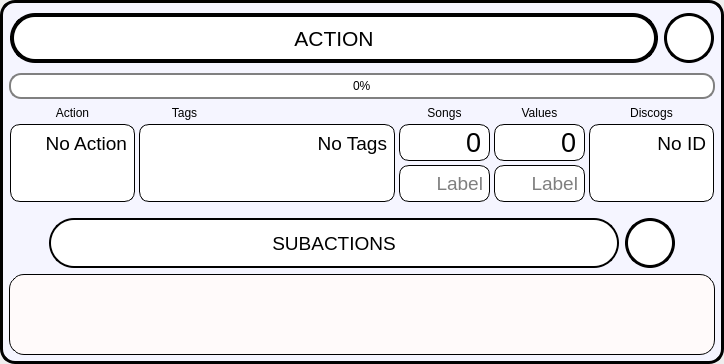
<?xml version="1.0" encoding="UTF-8"?>
<ui version="4.0">
 <class>actionProgressWidget</class>
 <widget class="QWidget" name="actionProgressWidget">
  <property name="geometry">
   <rect>
    <x>0</x>
    <y>0</y>
    <width>606</width>
    <height>364</height>
   </rect>
  </property>
  <property name="sizePolicy">
   <sizepolicy hsizetype="Preferred" vsizetype="MinimumExpanding">
    <horstretch>0</horstretch>
    <verstretch>0</verstretch>
   </sizepolicy>
  </property>
  <property name="minimumSize">
   <size>
    <width>0</width>
    <height>0</height>
   </size>
  </property>
  <property name="windowTitle">
   <string>Form</string>
  </property>
  <layout class="QVBoxLayout" name="verticalLayout_4">
   <property name="sizeConstraint">
    <enum>QLayout::SetMinimumSize</enum>
   </property>
   <property name="leftMargin">
    <number>0</number>
   </property>
   <property name="topMargin">
    <number>0</number>
   </property>
   <property name="rightMargin">
    <number>0</number>
   </property>
   <property name="bottomMargin">
    <number>0</number>
   </property>
   <item>
    <widget class="QWidget" name="actionProgressWidget_All" native="true">
     <property name="sizePolicy">
      <sizepolicy hsizetype="Preferred" vsizetype="MinimumExpanding">
       <horstretch>0</horstretch>
       <verstretch>0</verstretch>
      </sizepolicy>
     </property>
     <property name="minimumSize">
      <size>
       <width>0</width>
       <height>0</height>
      </size>
     </property>
     <property name="styleSheet">
      <string notr="true">QWidget#actionProgressWidget_All {
  border: 3px solid black;
  border-radius: 15px; 
  background: rgb(245,245,255)
}</string>
     </property>
     <layout class="QVBoxLayout" name="verticalLayout" stretch="1,1,0,1,10">
      <item>
       <widget class="QWidget" name="actionHeading" native="true">
        <property name="sizePolicy">
         <sizepolicy hsizetype="Preferred" vsizetype="Fixed">
          <horstretch>0</horstretch>
          <verstretch>0</verstretch>
         </sizepolicy>
        </property>
        <property name="minimumSize">
         <size>
          <width>0</width>
          <height>58</height>
         </size>
        </property>
        <property name="maximumSize">
         <size>
          <width>16777215</width>
          <height>16777215</height>
         </size>
        </property>
        <layout class="QHBoxLayout" name="headingHLayout" stretch="0,1">
         <property name="sizeConstraint">
          <enum>QLayout::SetMinAndMaxSize</enum>
         </property>
         <property name="leftMargin">
          <number>1</number>
         </property>
         <property name="topMargin">
          <number>4</number>
         </property>
         <property name="rightMargin">
          <number>1</number>
         </property>
         <property name="bottomMargin">
          <number>4</number>
         </property>
         <item>
          <widget class="QLabel" name="actionLabel">
           <property name="sizePolicy">
            <sizepolicy hsizetype="MinimumExpanding" vsizetype="Fixed">
             <horstretch>0</horstretch>
             <verstretch>0</verstretch>
            </sizepolicy>
           </property>
           <property name="minimumSize">
            <size>
             <width>0</width>
             <height>50</height>
            </size>
           </property>
           <property name="maximumSize">
            <size>
             <width>16777215</width>
             <height>50</height>
            </size>
           </property>
           <property name="baseSize">
            <size>
             <width>0</width>
             <height>50</height>
            </size>
           </property>
           <property name="font">
            <font>
             <pointsize>16</pointsize>
             <weight>50</weight>
             <bold>false</bold>
             <stylestrategy>PreferAntialias</stylestrategy>
            </font>
           </property>
           <property name="styleSheet">
            <string notr="true">QLabel {
  border-color:black;
  border-width: 4px;        
  border-style: solid;
  border-radius: 25px;
  margin:0px;
  padding:0px;
  color:black;
  background: white
}</string>
           </property>
           <property name="text">
            <string>ACTION</string>
           </property>
           <property name="alignment">
            <set>Qt::AlignCenter</set>
           </property>
           <property name="textInteractionFlags">
            <set>Qt::NoTextInteraction</set>
           </property>
          </widget>
         </item>
         <item>
          <widget class="QPushButton" name="displayActionPushButton">
           <property name="sizePolicy">
            <sizepolicy hsizetype="Fixed" vsizetype="Fixed">
             <horstretch>0</horstretch>
             <verstretch>0</verstretch>
            </sizepolicy>
           </property>
           <property name="minimumSize">
            <size>
             <width>50</width>
             <height>50</height>
            </size>
           </property>
           <property name="maximumSize">
            <size>
             <width>50</width>
             <height>50</height>
            </size>
           </property>
           <property name="font">
            <font>
             <pointsize>14</pointsize>
            </font>
           </property>
           <property name="styleSheet">
            <string notr="true">QPushButton {
  border-color: black;
  border-width: 3px;        
  border-style: solid;
  border-radius: 25px;
  margin:0px;
  padding:0px;
  background: white
}
QPushButton#displayActionPushButton {
    qproperty-iconSize: 48px 48px; /* space for the background image */
}</string>
           </property>
           <property name="text">
            <string/>
           </property>
           <property name="icon">
            <iconset resource="resources.qrc">
             <normaloff>:/icons/resources/icons/down_icon.png</normaloff>
             <normalon>:/icons/resources/icons/up_icon.png</normalon>:/icons/resources/icons/down_icon.png</iconset>
           </property>
           <property name="iconSize">
            <size>
             <width>48</width>
             <height>48</height>
            </size>
           </property>
           <property name="checkable">
            <bool>true</bool>
           </property>
           <property name="checked">
            <bool>true</bool>
           </property>
          </widget>
         </item>
        </layout>
       </widget>
      </item>
      <item>
       <widget class="QProgressBar" name="actionProgressBar">
        <property name="styleSheet">
         <string notr="true">QProgressBar {
  border: 2px solid grey;
  border-radius: 12px;
  text-align: center;
}

QProgressBar::chunk {
  border-radius: 10px;
  background-color: rgb(200, 200, 250);
  border-color: rgb(200, 200, 250);
}
</string>
        </property>
        <property name="value">
         <number>0</number>
        </property>
       </widget>
      </item>
      <item>
       <widget class="QWidget" name="summaryWidget" native="true">
        <property name="sizePolicy">
         <sizepolicy hsizetype="Preferred" vsizetype="Preferred">
          <horstretch>0</horstretch>
          <verstretch>0</verstretch>
         </sizepolicy>
        </property>
        <property name="minimumSize">
         <size>
          <width>0</width>
          <height>0</height>
         </size>
        </property>
        <property name="maximumSize">
         <size>
          <width>16777215</width>
          <height>16777215</height>
         </size>
        </property>
        <layout class="QHBoxLayout" name="summaryHLayout_2" stretch="0,0,0,0,0">
         <property name="spacing">
          <number>4</number>
         </property>
         <property name="sizeConstraint">
          <enum>QLayout::SetDefaultConstraint</enum>
         </property>
         <property name="leftMargin">
          <number>1</number>
         </property>
         <property name="topMargin">
          <number>1</number>
         </property>
         <property name="rightMargin">
          <number>1</number>
         </property>
         <property name="bottomMargin">
          <number>1</number>
         </property>
         <item>
          <widget class="QWidget" name="actionSummaryInfo" native="true">
           <property name="sizePolicy">
            <sizepolicy hsizetype="MinimumExpanding" vsizetype="Fixed">
             <horstretch>0</horstretch>
             <verstretch>0</verstretch>
            </sizepolicy>
           </property>
           <property name="minimumSize">
            <size>
             <width>125</width>
             <height>0</height>
            </size>
           </property>
           <layout class="QVBoxLayout" name="summaryActionVLayout_2">
            <property name="spacing">
             <number>4</number>
            </property>
            <property name="sizeConstraint">
             <enum>QLayout::SetDefaultConstraint</enum>
            </property>
            <property name="leftMargin">
             <number>0</number>
            </property>
            <property name="topMargin">
             <number>0</number>
            </property>
            <property name="rightMargin">
             <number>0</number>
            </property>
            <property name="bottomMargin">
             <number>0</number>
            </property>
            <item>
             <widget class="QLabel" name="actionInfoLabel">
              <property name="sizePolicy">
               <sizepolicy hsizetype="MinimumExpanding" vsizetype="Fixed">
                <horstretch>0</horstretch>
                <verstretch>0</verstretch>
               </sizepolicy>
              </property>
              <property name="text">
               <string>Action</string>
              </property>
              <property name="alignment">
               <set>Qt::AlignCenter</set>
              </property>
             </widget>
            </item>
            <item>
             <widget class="QTextEdit" name="actionInfo_Main">
              <property name="sizePolicy">
               <sizepolicy hsizetype="MinimumExpanding" vsizetype="MinimumExpanding">
                <horstretch>0</horstretch>
                <verstretch>0</verstretch>
               </sizepolicy>
              </property>
              <property name="minimumSize">
               <size>
                <width>105</width>
                <height>37</height>
               </size>
              </property>
              <property name="maximumSize">
               <size>
                <width>16777215</width>
                <height>78</height>
               </size>
              </property>
              <property name="font">
               <font>
                <pointsize>14</pointsize>
               </font>
              </property>
              <property name="styleSheet">
               <string notr="true">QTextEdit {
  border-color:black;
  border-width: 1px;        
  border-style: solid;
  border-radius: 10px;
  background:white;
  padding:3px;
  margin:0px
}</string>
              </property>
              <property name="html">
               <string>&lt;!DOCTYPE HTML PUBLIC &quot;-//W3C//DTD HTML 4.0//EN&quot; &quot;http://www.w3.org/TR/REC-html40/strict.dtd&quot;&gt;
&lt;html&gt;&lt;head&gt;&lt;meta name=&quot;qrichtext&quot; content=&quot;1&quot; /&gt;&lt;style type=&quot;text/css&quot;&gt;
p, li { white-space: pre-wrap; }
&lt;/style&gt;&lt;/head&gt;&lt;body style=&quot; font-family:'MS Shell Dlg 2'; font-size:14pt; font-weight:400; font-style:normal;&quot;&gt;
&lt;p align=&quot;right&quot; style=&quot; margin-top:0px; margin-bottom:0px; margin-left:0px; margin-right:0px; -qt-block-indent:0; text-indent:0px;&quot;&gt;No Action&lt;/p&gt;&lt;/body&gt;&lt;/html&gt;</string>
              </property>
             </widget>
            </item>
           </layout>
          </widget>
         </item>
         <item>
          <widget class="QWidget" name="tagsSummary" native="true">
           <property name="sizePolicy">
            <sizepolicy hsizetype="Fixed" vsizetype="Fixed">
             <horstretch>0</horstretch>
             <verstretch>0</verstretch>
            </sizepolicy>
           </property>
           <property name="minimumSize">
            <size>
             <width>91</width>
             <height>0</height>
            </size>
           </property>
           <property name="maximumSize">
            <size>
             <width>91</width>
             <height>16777215</height>
            </size>
           </property>
           <layout class="QVBoxLayout" name="verticalLayout_5">
            <property name="spacing">
             <number>4</number>
            </property>
            <property name="sizeConstraint">
             <enum>QLayout::SetFixedSize</enum>
            </property>
            <property name="leftMargin">
             <number>0</number>
            </property>
            <property name="topMargin">
             <number>0</number>
            </property>
            <property name="rightMargin">
             <number>0</number>
            </property>
            <property name="bottomMargin">
             <number>0</number>
            </property>
            <item>
             <widget class="QLabel" name="tagsLabel">
              <property name="sizePolicy">
               <sizepolicy hsizetype="Fixed" vsizetype="Fixed">
                <horstretch>0</horstretch>
                <verstretch>0</verstretch>
               </sizepolicy>
              </property>
              <property name="minimumSize">
               <size>
                <width>91</width>
                <height>0</height>
               </size>
              </property>
              <property name="text">
               <string>Tags</string>
              </property>
              <property name="alignment">
               <set>Qt::AlignCenter</set>
              </property>
             </widget>
            </item>
            <item>
             <widget class="QTextEdit" name="tagInfo_Main">
              <property name="sizePolicy">
               <sizepolicy hsizetype="MinimumExpanding" vsizetype="MinimumExpanding">
                <horstretch>0</horstretch>
                <verstretch>0</verstretch>
               </sizepolicy>
              </property>
              <property name="minimumSize">
               <size>
                <width>91</width>
                <height>37</height>
               </size>
              </property>
              <property name="maximumSize">
               <size>
                <width>16777215</width>
                <height>78</height>
               </size>
              </property>
              <property name="font">
               <font>
                <pointsize>14</pointsize>
               </font>
              </property>
              <property name="styleSheet">
               <string notr="true">QTextEdit {
  border-color:black;
  border-width: 1px;        
  border-style: solid;
  border-radius: 10px;
  background:white;
  padding:3px;
  margin:0px
}</string>
              </property>
              <property name="html">
               <string>&lt;!DOCTYPE HTML PUBLIC &quot;-//W3C//DTD HTML 4.0//EN&quot; &quot;http://www.w3.org/TR/REC-html40/strict.dtd&quot;&gt;
&lt;html&gt;&lt;head&gt;&lt;meta name=&quot;qrichtext&quot; content=&quot;1&quot; /&gt;&lt;style type=&quot;text/css&quot;&gt;
p, li { white-space: pre-wrap; }
&lt;/style&gt;&lt;/head&gt;&lt;body style=&quot; font-family:'MS Shell Dlg 2'; font-size:14pt; font-weight:400; font-style:normal;&quot;&gt;
&lt;p align=&quot;right&quot; style=&quot; margin-top:0px; margin-bottom:0px; margin-left:0px; margin-right:0px; -qt-block-indent:0; text-indent:0px;&quot;&gt;No Tags&lt;/p&gt;&lt;/body&gt;&lt;/html&gt;</string>
              </property>
             </widget>
            </item>
           </layout>
          </widget>
         </item>
         <item>
          <widget class="QWidget" name="songsSummary" native="true">
           <property name="sizePolicy">
            <sizepolicy hsizetype="Fixed" vsizetype="Fixed">
             <horstretch>0</horstretch>
             <verstretch>0</verstretch>
            </sizepolicy>
           </property>
           <property name="minimumSize">
            <size>
             <width>91</width>
             <height>0</height>
            </size>
           </property>
           <property name="maximumSize">
            <size>
             <width>91</width>
             <height>16777215</height>
            </size>
           </property>
           <layout class="QVBoxLayout" name="summarySongsVLayout_2">
            <property name="spacing">
             <number>4</number>
            </property>
            <property name="sizeConstraint">
             <enum>QLayout::SetMinimumSize</enum>
            </property>
            <property name="leftMargin">
             <number>0</number>
            </property>
            <property name="topMargin">
             <number>0</number>
            </property>
            <property name="rightMargin">
             <number>0</number>
            </property>
            <property name="bottomMargin">
             <number>0</number>
            </property>
            <item>
             <widget class="QLabel" name="songsLabel">
              <property name="sizePolicy">
               <sizepolicy hsizetype="Fixed" vsizetype="Preferred">
                <horstretch>0</horstretch>
                <verstretch>0</verstretch>
               </sizepolicy>
              </property>
              <property name="minimumSize">
               <size>
                <width>91</width>
                <height>0</height>
               </size>
              </property>
              <property name="text">
               <string>Songs</string>
              </property>
              <property name="alignment">
               <set>Qt::AlignCenter</set>
              </property>
             </widget>
            </item>
            <item>
             <widget class="QLineEdit" name="songCount_Main">
              <property name="sizePolicy">
               <sizepolicy hsizetype="Fixed" vsizetype="Fixed">
                <horstretch>0</horstretch>
                <verstretch>0</verstretch>
               </sizepolicy>
              </property>
              <property name="minimumSize">
               <size>
                <width>91</width>
                <height>37</height>
               </size>
              </property>
              <property name="maximumSize">
               <size>
                <width>91</width>
                <height>37</height>
               </size>
              </property>
              <property name="baseSize">
               <size>
                <width>0</width>
                <height>37</height>
               </size>
              </property>
              <property name="font">
               <font>
                <pointsize>20</pointsize>
               </font>
              </property>
              <property name="styleSheet">
               <string notr="true">QLineEdit {
  border-color:black;
  border-width: 1px;        
  border-style: solid;
  border-radius: 10px;
  background:white;
  margin:0px;
  padding-right:4px
}</string>
              </property>
              <property name="inputMethodHints">
               <set>Qt::ImhDigitsOnly</set>
              </property>
              <property name="text">
               <string notr="true">0</string>
              </property>
              <property name="maxLength">
               <number>100</number>
              </property>
              <property name="alignment">
               <set>Qt::AlignRight|Qt::AlignTrailing|Qt::AlignVCenter</set>
              </property>
              <property name="readOnly">
               <bool>true</bool>
              </property>
             </widget>
            </item>
            <item>
             <widget class="QLineEdit" name="songsCustomName_Main">
              <property name="sizePolicy">
               <sizepolicy hsizetype="Expanding" vsizetype="Fixed">
                <horstretch>0</horstretch>
                <verstretch>0</verstretch>
               </sizepolicy>
              </property>
              <property name="minimumSize">
               <size>
                <width>91</width>
                <height>37</height>
               </size>
              </property>
              <property name="baseSize">
               <size>
                <width>0</width>
                <height>37</height>
               </size>
              </property>
              <property name="font">
               <font>
                <pointsize>14</pointsize>
               </font>
              </property>
              <property name="styleSheet">
               <string notr="true">QLineEdit {
  border-color:black;
  border-width: 1px;        
  border-style: solid;
  border-radius: 10px;
  background:white;
  margin:0px;
  padding-right:4px
}</string>
              </property>
              <property name="inputMethodHints">
               <set>Qt::ImhDigitsOnly</set>
              </property>
              <property name="text">
               <string notr="true"/>
              </property>
              <property name="maxLength">
               <number>103</number>
              </property>
              <property name="alignment">
               <set>Qt::AlignRight|Qt::AlignTrailing|Qt::AlignVCenter</set>
              </property>
              <property name="readOnly">
               <bool>false</bool>
              </property>
              <property name="placeholderText">
               <string>Label</string>
              </property>
             </widget>
            </item>
           </layout>
          </widget>
         </item>
         <item>
          <widget class="QWidget" name="valuesSummary" native="true">
           <property name="sizePolicy">
            <sizepolicy hsizetype="Fixed" vsizetype="Fixed">
             <horstretch>0</horstretch>
             <verstretch>0</verstretch>
            </sizepolicy>
           </property>
           <property name="minimumSize">
            <size>
             <width>91</width>
             <height>0</height>
            </size>
           </property>
           <property name="maximumSize">
            <size>
             <width>91</width>
             <height>16777215</height>
            </size>
           </property>
           <property name="baseSize">
            <size>
             <width>265</width>
             <height>0</height>
            </size>
           </property>
           <layout class="QVBoxLayout" name="summaryValuesVLayout_2">
            <property name="spacing">
             <number>4</number>
            </property>
            <property name="sizeConstraint">
             <enum>QLayout::SetMinimumSize</enum>
            </property>
            <property name="leftMargin">
             <number>0</number>
            </property>
            <property name="topMargin">
             <number>0</number>
            </property>
            <property name="rightMargin">
             <number>0</number>
            </property>
            <property name="bottomMargin">
             <number>0</number>
            </property>
            <item>
             <widget class="QLabel" name="valuesLabel">
              <property name="sizePolicy">
               <sizepolicy hsizetype="Fixed" vsizetype="Fixed">
                <horstretch>0</horstretch>
                <verstretch>0</verstretch>
               </sizepolicy>
              </property>
              <property name="minimumSize">
               <size>
                <width>91</width>
                <height>0</height>
               </size>
              </property>
              <property name="text">
               <string>Values</string>
              </property>
              <property name="alignment">
               <set>Qt::AlignCenter</set>
              </property>
             </widget>
            </item>
            <item>
             <widget class="QLineEdit" name="valueCount_Main">
              <property name="sizePolicy">
               <sizepolicy hsizetype="Fixed" vsizetype="Fixed">
                <horstretch>0</horstretch>
                <verstretch>0</verstretch>
               </sizepolicy>
              </property>
              <property name="minimumSize">
               <size>
                <width>91</width>
                <height>37</height>
               </size>
              </property>
              <property name="maximumSize">
               <size>
                <width>91</width>
                <height>37</height>
               </size>
              </property>
              <property name="baseSize">
               <size>
                <width>91</width>
                <height>37</height>
               </size>
              </property>
              <property name="font">
               <font>
                <pointsize>20</pointsize>
               </font>
              </property>
              <property name="styleSheet">
               <string notr="true">QLineEdit {
  border-color:black;
  border-width: 1px;        
  border-style: solid;
  border-radius: 10px;
  background:white;
  margin:0px;
  padding-right:4px
}</string>
              </property>
              <property name="inputMethodHints">
               <set>Qt::ImhDigitsOnly</set>
              </property>
              <property name="text">
               <string notr="true">0</string>
              </property>
              <property name="maxLength">
               <number>100</number>
              </property>
              <property name="alignment">
               <set>Qt::AlignRight|Qt::AlignTrailing|Qt::AlignVCenter</set>
              </property>
              <property name="readOnly">
               <bool>true</bool>
              </property>
             </widget>
            </item>
            <item>
             <widget class="QLineEdit" name="valuesCustomName_Main">
              <property name="sizePolicy">
               <sizepolicy hsizetype="Expanding" vsizetype="Fixed">
                <horstretch>0</horstretch>
                <verstretch>0</verstretch>
               </sizepolicy>
              </property>
              <property name="minimumSize">
               <size>
                <width>91</width>
                <height>37</height>
               </size>
              </property>
              <property name="baseSize">
               <size>
                <width>0</width>
                <height>37</height>
               </size>
              </property>
              <property name="font">
               <font>
                <pointsize>14</pointsize>
               </font>
              </property>
              <property name="styleSheet">
               <string notr="true">QLineEdit {
  border-color:black;
  border-width: 1px;        
  border-style: solid;
  border-radius: 10px;
  background:white;
  margin:0px;
  padding-right:4px
}</string>
              </property>
              <property name="inputMethodHints">
               <set>Qt::ImhDigitsOnly</set>
              </property>
              <property name="text">
               <string notr="true"/>
              </property>
              <property name="maxLength">
               <number>103</number>
              </property>
              <property name="alignment">
               <set>Qt::AlignRight|Qt::AlignTrailing|Qt::AlignVCenter</set>
              </property>
              <property name="readOnly">
               <bool>false</bool>
              </property>
              <property name="placeholderText">
               <string>Label</string>
              </property>
             </widget>
            </item>
           </layout>
          </widget>
         </item>
         <item>
          <widget class="QWidget" name="discogsSummary" native="true">
           <property name="sizePolicy">
            <sizepolicy hsizetype="MinimumExpanding" vsizetype="Fixed">
             <horstretch>0</horstretch>
             <verstretch>0</verstretch>
            </sizepolicy>
           </property>
           <property name="minimumSize">
            <size>
             <width>125</width>
             <height>0</height>
            </size>
           </property>
           <layout class="QVBoxLayout" name="summaryActionVLayout_3">
            <property name="spacing">
             <number>4</number>
            </property>
            <property name="sizeConstraint">
             <enum>QLayout::SetDefaultConstraint</enum>
            </property>
            <property name="leftMargin">
             <number>0</number>
            </property>
            <property name="topMargin">
             <number>0</number>
            </property>
            <property name="rightMargin">
             <number>0</number>
            </property>
            <property name="bottomMargin">
             <number>0</number>
            </property>
            <item>
             <widget class="QLabel" name="discogsReleaseIDLabel">
              <property name="sizePolicy">
               <sizepolicy hsizetype="MinimumExpanding" vsizetype="Fixed">
                <horstretch>0</horstretch>
                <verstretch>0</verstretch>
               </sizepolicy>
              </property>
              <property name="text">
               <string>Discogs</string>
              </property>
              <property name="alignment">
               <set>Qt::AlignCenter</set>
              </property>
             </widget>
            </item>
            <item>
             <widget class="QTextEdit" name="discogsReleaseID_Main">
              <property name="sizePolicy">
               <sizepolicy hsizetype="MinimumExpanding" vsizetype="MinimumExpanding">
                <horstretch>0</horstretch>
                <verstretch>0</verstretch>
               </sizepolicy>
              </property>
              <property name="minimumSize">
               <size>
                <width>105</width>
                <height>37</height>
               </size>
              </property>
              <property name="maximumSize">
               <size>
                <width>16777215</width>
                <height>78</height>
               </size>
              </property>
              <property name="font">
               <font>
                <pointsize>14</pointsize>
               </font>
              </property>
              <property name="styleSheet">
               <string notr="true">QTextEdit {
  border-color:black;
  border-width: 1px;        
  border-style: solid;
  border-radius: 10px;
  background:white;
  padding:3px;
  margin:0px
}</string>
              </property>
              <property name="html">
               <string>&lt;!DOCTYPE HTML PUBLIC &quot;-//W3C//DTD HTML 4.0//EN&quot; &quot;http://www.w3.org/TR/REC-html40/strict.dtd&quot;&gt;
&lt;html&gt;&lt;head&gt;&lt;meta name=&quot;qrichtext&quot; content=&quot;1&quot; /&gt;&lt;style type=&quot;text/css&quot;&gt;
p, li { white-space: pre-wrap; }
&lt;/style&gt;&lt;/head&gt;&lt;body style=&quot; font-family:'MS Shell Dlg 2'; font-size:14pt; font-weight:400; font-style:normal;&quot;&gt;
&lt;p align=&quot;right&quot; style=&quot; margin-top:0px; margin-bottom:0px; margin-left:0px; margin-right:0px; -qt-block-indent:0; text-indent:0px;&quot;&gt;No ID&lt;/p&gt;&lt;/body&gt;&lt;/html&gt;</string>
              </property>
             </widget>
            </item>
           </layout>
          </widget>
         </item>
        </layout>
       </widget>
      </item>
      <item>
       <widget class="QWidget" name="subactionsHeadingWidget" native="true">
        <property name="sizePolicy">
         <sizepolicy hsizetype="Preferred" vsizetype="Fixed">
          <horstretch>0</horstretch>
          <verstretch>0</verstretch>
         </sizepolicy>
        </property>
        <property name="minimumSize">
         <size>
          <width>0</width>
          <height>59</height>
         </size>
        </property>
        <property name="maximumSize">
         <size>
          <width>16777215</width>
          <height>59</height>
         </size>
        </property>
        <layout class="QHBoxLayout" name="subactionsHeadingLayout" stretch="0,8,1,0">
         <property name="sizeConstraint">
          <enum>QLayout::SetMinAndMaxSize</enum>
         </property>
         <property name="leftMargin">
          <number>0</number>
         </property>
         <property name="topMargin">
          <number>9</number>
         </property>
         <property name="rightMargin">
          <number>0</number>
         </property>
         <property name="bottomMargin">
          <number>0</number>
         </property>
         <item>
          <spacer name="horizontalSpacer">
           <property name="orientation">
            <enum>Qt::Horizontal</enum>
           </property>
           <property name="sizeHint" stdset="0">
            <size>
             <width>40</width>
             <height>20</height>
            </size>
           </property>
          </spacer>
         </item>
         <item>
          <widget class="QLabel" name="subactionsLabel">
           <property name="sizePolicy">
            <sizepolicy hsizetype="MinimumExpanding" vsizetype="Fixed">
             <horstretch>0</horstretch>
             <verstretch>0</verstretch>
            </sizepolicy>
           </property>
           <property name="minimumSize">
            <size>
             <width>0</width>
             <height>50</height>
            </size>
           </property>
           <property name="maximumSize">
            <size>
             <width>16777215</width>
             <height>50</height>
            </size>
           </property>
           <property name="font">
            <font>
             <pointsize>14</pointsize>
             <weight>50</weight>
             <bold>false</bold>
             <stylestrategy>PreferAntialias</stylestrategy>
            </font>
           </property>
           <property name="styleSheet">
            <string notr="true">QLabel {
  border-color:black;
  border-width: 2px;        
  border-style: solid;
  border-radius: 25px;
  margin:0px;
  padding:0px;
  color:black;
  background: white
}</string>
           </property>
           <property name="text">
            <string>SUBACTIONS</string>
           </property>
           <property name="alignment">
            <set>Qt::AlignCenter</set>
           </property>
           <property name="textInteractionFlags">
            <set>Qt::NoTextInteraction</set>
           </property>
          </widget>
         </item>
         <item>
          <widget class="QPushButton" name="displaySubactionsPushButton">
           <property name="sizePolicy">
            <sizepolicy hsizetype="Fixed" vsizetype="Fixed">
             <horstretch>0</horstretch>
             <verstretch>0</verstretch>
            </sizepolicy>
           </property>
           <property name="minimumSize">
            <size>
             <width>50</width>
             <height>50</height>
            </size>
           </property>
           <property name="maximumSize">
            <size>
             <width>50</width>
             <height>50</height>
            </size>
           </property>
           <property name="font">
            <font>
             <pointsize>14</pointsize>
            </font>
           </property>
           <property name="styleSheet">
            <string notr="true">QPushButton {
  border-color: black;
  border-width: 3px;        
  border-style: solid;
  border-radius: 25px;
  margin:0px;
  padding:0px;
  background: white
}
QPushButton#displayActionPushButton {
    qproperty-iconSize: 48px 48px; /* space for the background image */
}</string>
           </property>
           <property name="text">
            <string/>
           </property>
           <property name="icon">
            <iconset resource="resources.qrc">
             <normaloff>:/icons/resources/icons/down_icon.png</normaloff>
             <normalon>:/icons/resources/icons/up_icon.png</normalon>:/icons/resources/icons/down_icon.png</iconset>
           </property>
           <property name="iconSize">
            <size>
             <width>48</width>
             <height>48</height>
            </size>
           </property>
           <property name="checkable">
            <bool>true</bool>
           </property>
           <property name="checked">
            <bool>true</bool>
           </property>
          </widget>
         </item>
         <item>
          <spacer name="horizontalSpacer_2">
           <property name="orientation">
            <enum>Qt::Horizontal</enum>
           </property>
           <property name="sizeHint" stdset="0">
            <size>
             <width>40</width>
             <height>20</height>
            </size>
           </property>
          </spacer>
         </item>
        </layout>
       </widget>
      </item>
      <item>
       <widget class="QScrollArea" name="subactionsScrollArea">
        <property name="sizePolicy">
         <sizepolicy hsizetype="Expanding" vsizetype="MinimumExpanding">
          <horstretch>0</horstretch>
          <verstretch>0</verstretch>
         </sizepolicy>
        </property>
        <property name="minimumSize">
         <size>
          <width>0</width>
          <height>0</height>
         </size>
        </property>
        <property name="styleSheet">
         <string notr="true">QScrollArea#subactionsScrollArea {
background: snow;
border-radius: 15px;
border: 1px solid black
}

QAbstractScrollArea::corner {
  background: transparent
}

QScrollBar {
  border: 1px solid black;
  background: white;
  border-radius: 12px;
  margin: 0px
}

QScrollBar::handle {
  border: 1px solid rgb(200,200,250);
  background-color: rgb(200, 200, 250);
  border-radius: 9px;
}

QScrollBar::sub-line, QScrollBar::add-line {
  background:transparent;
  subcontrol-origin:margin;
}

QScrollBar::left-arrow, QScrollBar::right-arrow,
QScrollBar::add-page, 
QScrollBar::sub-page {
  background:transparent
}

QScrollBar:horizontal {
  height:25px
}

QScrollBar:vertical {
  width: 25px
}

QScrollBar::sub-line:horizontal {
  width: 0px;
  subcontrol-position:left
}

QScrollBar::add-line:horizontal {
  width: 0px;
  subcontrol-position:right
}

QScrollBar::sub-line:vertical {
  height: 0px;
  subcontrol-position: top
}

QScrollBar::add-line:vertical {
  height: 0px;
  subcontrol-position: bottom
}</string>
        </property>
        <property name="frameShape">
         <enum>QFrame::NoFrame</enum>
        </property>
        <property name="widgetResizable">
         <bool>true</bool>
        </property>
        <widget class="QWidget" name="subactionsScrollAreaWidgetContents">
         <property name="geometry">
          <rect>
           <x>0</x>
           <y>0</y>
           <width>586</width>
           <height>81</height>
          </rect>
         </property>
         <property name="sizePolicy">
          <sizepolicy hsizetype="Preferred" vsizetype="MinimumExpanding">
           <horstretch>0</horstretch>
           <verstretch>0</verstretch>
          </sizepolicy>
         </property>
         <property name="minimumSize">
          <size>
           <width>0</width>
           <height>0</height>
          </size>
         </property>
         <property name="styleSheet">
          <string notr="true">QWidget#subactionsScrollAreaWidgetContents {
  /*border: 1px solid black;
  border-radius: 15px;*/
  background: transparent
}</string>
         </property>
         <layout class="QVBoxLayout" name="verticalLayout_3">
          <item>
           <spacer name="verticalSpacer">
            <property name="orientation">
             <enum>Qt::Vertical</enum>
            </property>
            <property name="sizeHint" stdset="0">
             <size>
              <width>20</width>
              <height>40</height>
             </size>
            </property>
           </spacer>
          </item>
         </layout>
        </widget>
       </widget>
      </item>
     </layout>
    </widget>
   </item>
  </layout>
 </widget>
 <resources>
  <include location="resources.qrc"/>
 </resources>
 <connections>
  <connection>
   <sender>displaySubactionsPushButton</sender>
   <signal>toggled(bool)</signal>
   <receiver>subactionsScrollArea</receiver>
   <slot>setVisible(bool)</slot>
   <hints>
    <hint type="sourcelabel">
     <x>550</x>
     <y>265</y>
    </hint>
    <hint type="destinationlabel">
     <x>370</x>
     <y>288</y>
    </hint>
   </hints>
  </connection>
  <connection>
   <sender>displayActionPushButton</sender>
   <signal>toggled(bool)</signal>
   <receiver>summaryWidget</receiver>
   <slot>setVisible(bool)</slot>
   <hints>
    <hint type="sourcelabel">
     <x>568</x>
     <y>47</y>
    </hint>
    <hint type="destinationlabel">
     <x>446</x>
     <y>115</y>
    </hint>
   </hints>
  </connection>
 </connections>
</ui>
